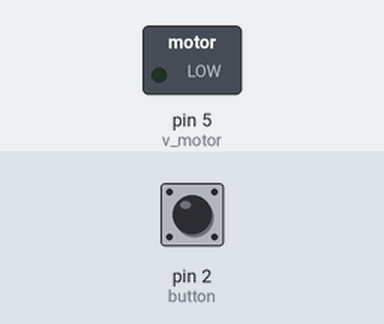
This sketch was run on a simulated Arduino Uno, built with avr-gcc and run on an emulated ATmega328P. Parts: switched loads named in the sketch (green lamp = pin HIGH). Inputs (shaded band) come from the test bench; at power-on: pin 2 (button) LOW.

Above: at 1.2 s.
1.3 s: pin 2 (button) pulled HIGH for 0.15 s
At 1.37 s:
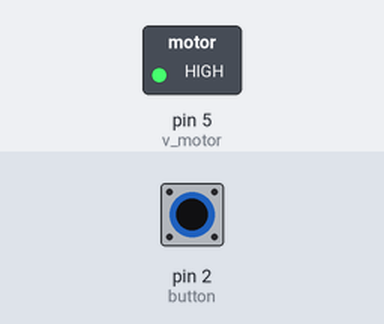
2.9 s: pin 2 (button) pulled HIGH for 3.2 s
At 7.0 s:
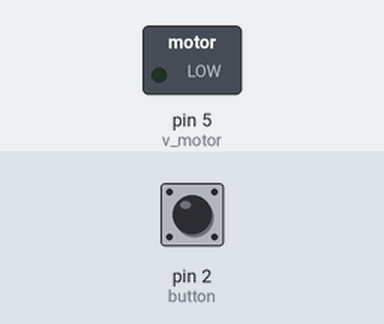
Timing chart, 0 to 8.5 s (numbered marks = the images above; inputs shaded):
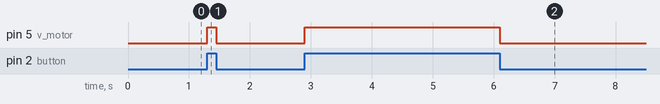

The sketch:

Vibration_Motor_Button_Control.ino
```cpp
/*
  Code for controlling a simple DC Motor with a button

 Programmed by Nathan Villicana-Shaw in the Fall of 2018 for
 the California College of the Arts Interaction Design department.

 Please Note
 ----------------
 This program is intended for demoing a vibration motor but can work with any kind of motor

 */
// a constant integer to keep track of what pin the motor is connected to
const int v_motor = 5;
const int button = 2;

void setup() {
  pinMode(v_motor, OUTPUT); // set the v_motor pin as an output (we are controling the vibration motor)
  pinMode(button, INPUT);   // set the button pin as an input (we are reading the button)
  Serial.begin(57600);      // allow for print statements
}

void loop() {
  boolean button_state = digitalRead(button);
  digitalWrite(v_motor, button_state);        // then turn the motor off
}
```

Measured:
- after the input at 1.3 s, pin 5 (v_motor): LOW → HIGH at once, → LOW 0.15 s later
- after the input at 2.9 s, pin 5 (v_motor): LOW → HIGH at once, → LOW 3.2 s later
